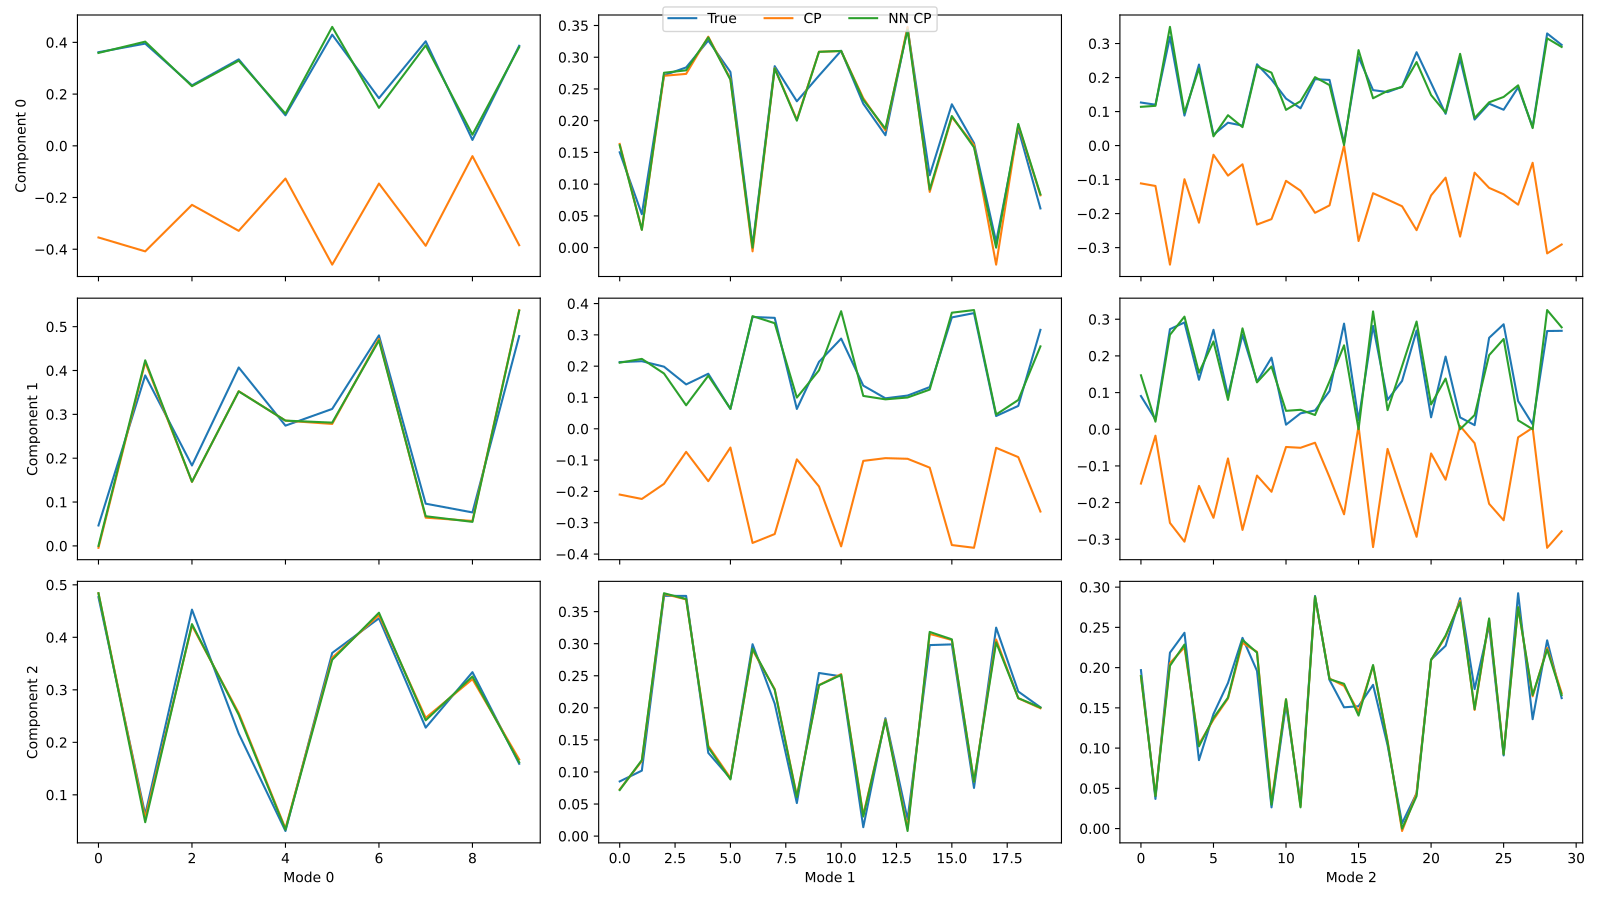

Reproduce this figure in Python.
import matplotlib.pyplot as plt
from tensorly.decomposition import parafac, non_negative_parafac_hals
from tlviz.data import simulated_random_cp_tensor
from tlviz.visualisation import component_comparison_plot
from tlviz.postprocessing import postprocess
true_cp, X = simulated_random_cp_tensor((10, 20, 30), 3, noise_level=0.5, seed=42)
cp_tensors = {
    "True": true_cp,
    "CP": parafac(X, 3),
    "NN CP": non_negative_parafac_hals(X, 3),
}
fig, axes = component_comparison_plot(cp_tensors, row="component")
plt.show()
